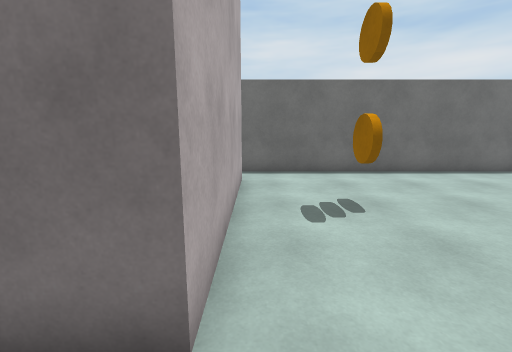
View 1 (above)

24 first-person views from a walk through a 3-D level made in the Unity game engine. The camera is 1.5 m above the floor, tilts 10° down and sees 90° across. The floor is counted in squares, 1 m on a side. Each view is taken from the middle of a square. On the plan, view 1 faces up. The plan holds only what a view shows up to about 13 squares ahead; the rest is blank. Some animated figures are left out. Surface patterns are stand-ins for the level's own textures.

View 2
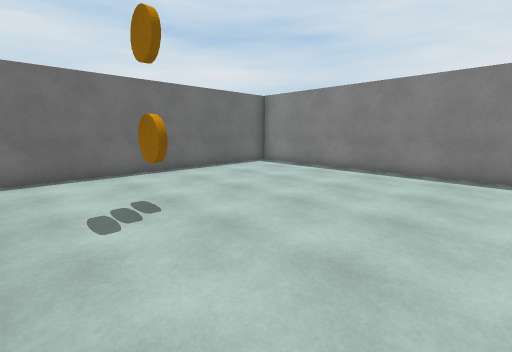

View 3
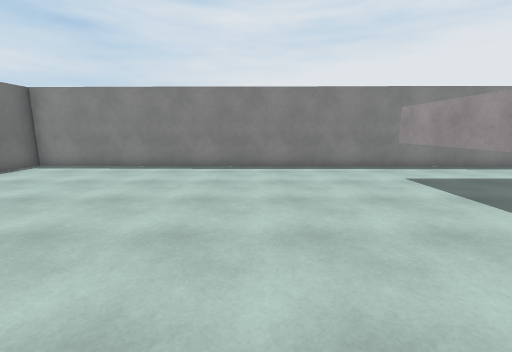

View 4
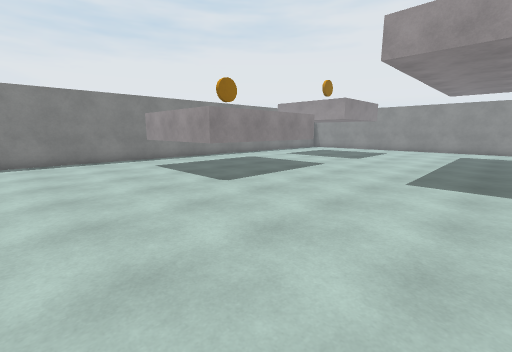

View 5
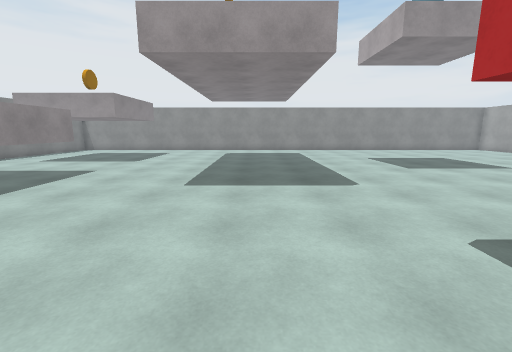

View 6
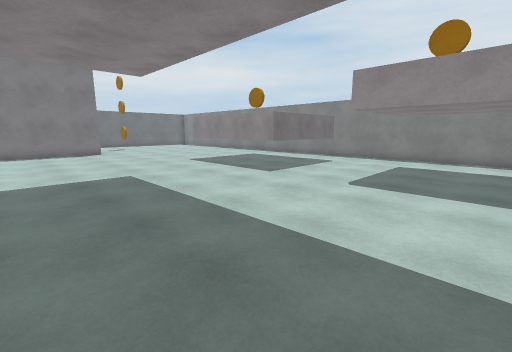

View 7
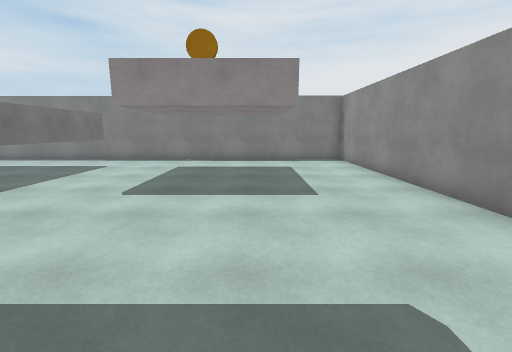

View 8
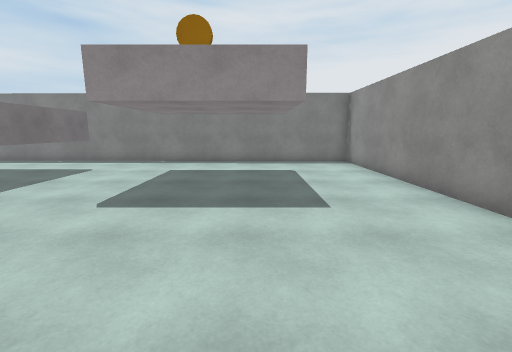

View 9
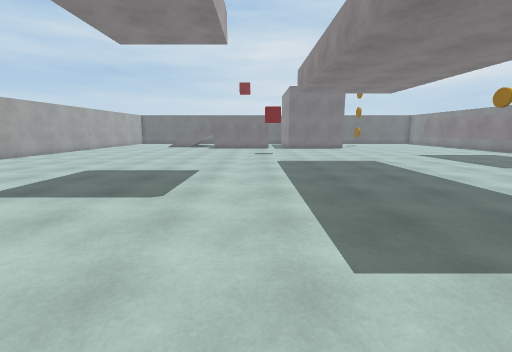

View 10
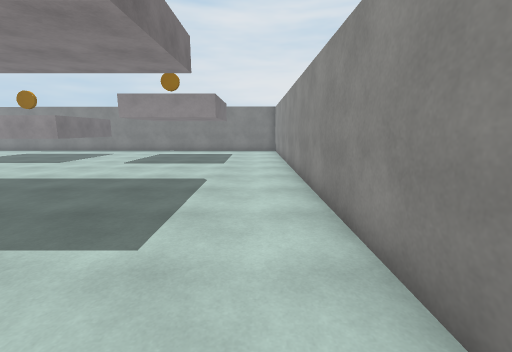

View 11
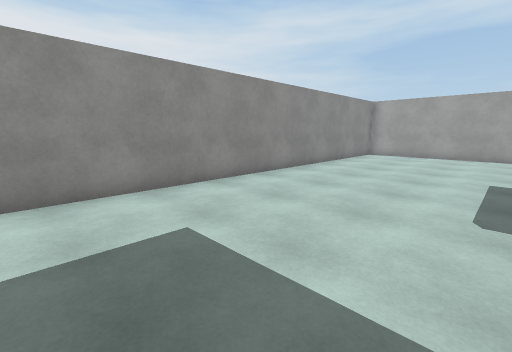

View 12
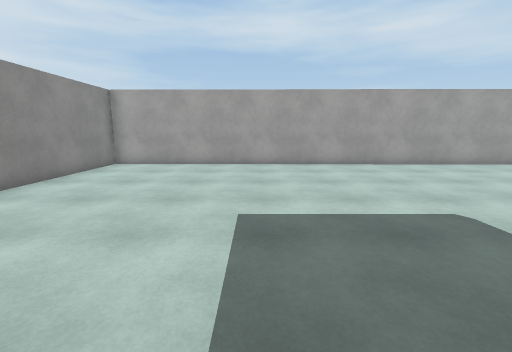

View 13
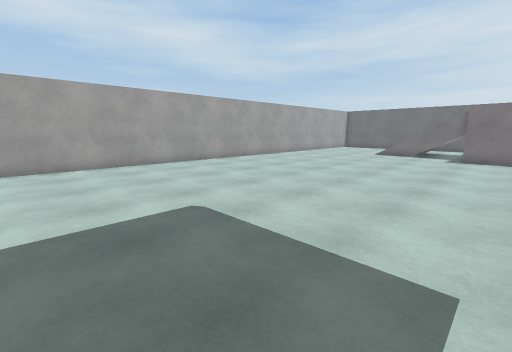

View 14
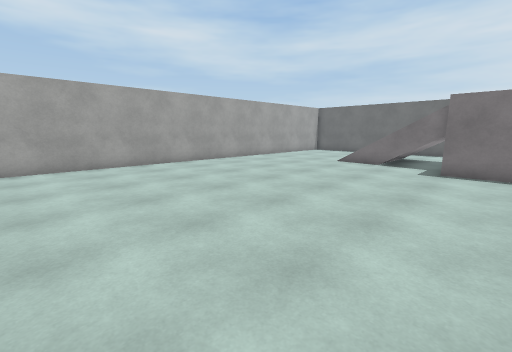

View 15
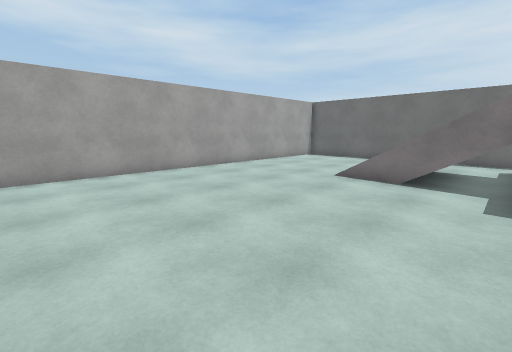

View 16
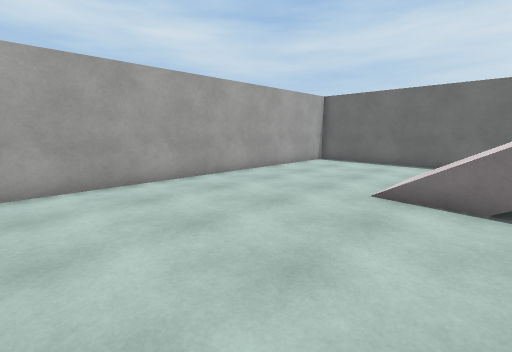

View 17
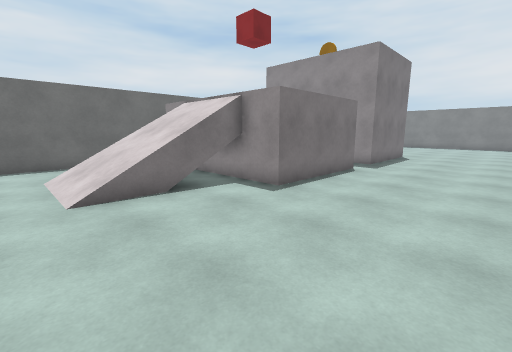

View 18
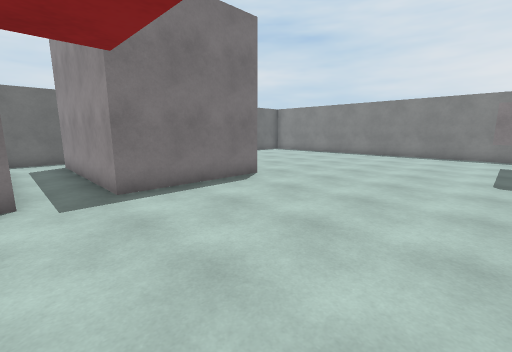

View 19
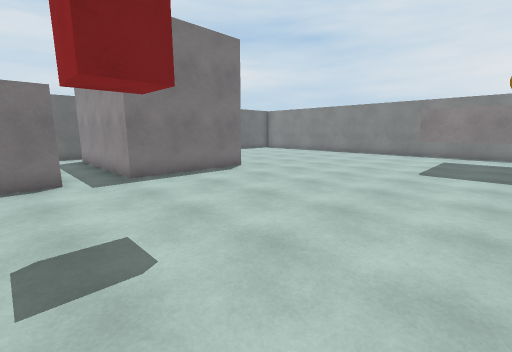

View 20
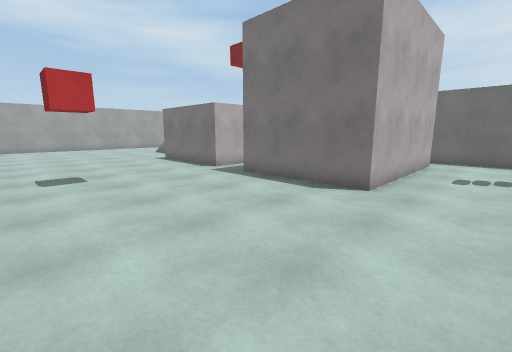

View 21
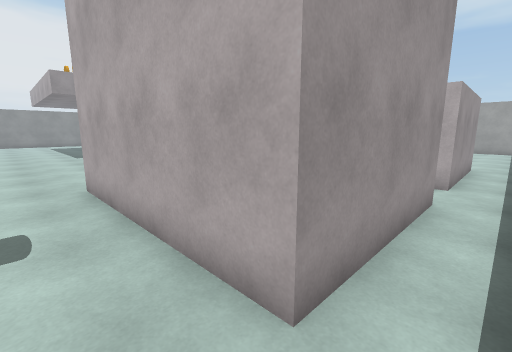

View 22
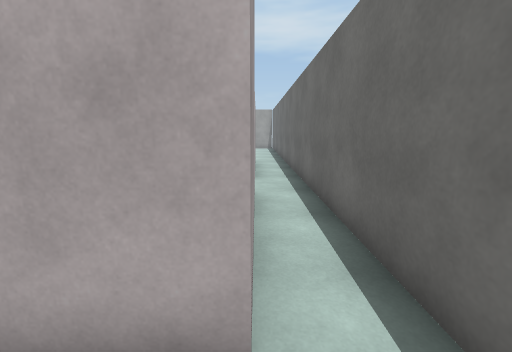

View 23
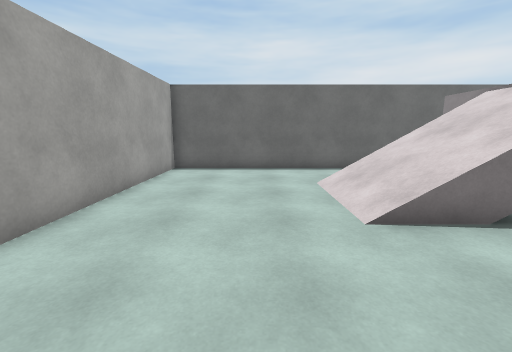

View 24
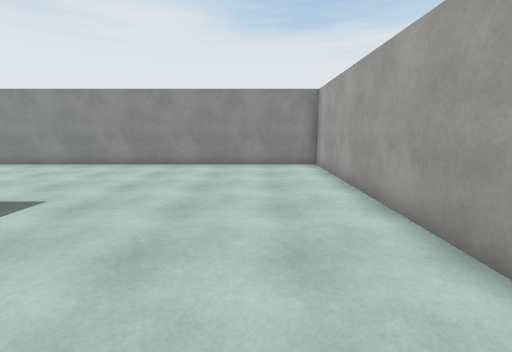

### Floor plan
Key: @ floor where view 1 was taken; # wall or solid block; . main floor; : floor 2.75 m higher than the main floor; / step, stairs or slope; v drop or lower ground; C coin; T thing the floor can be seen under or through.
Columns run from 22 left of view 1 to 10 right of it. Each row starts with its distance up from view 1.
 10  ################################
  9  #..............................#
  8  #.............#.#####..........#
  7  #........v    :.#   #..........#
  6 ##..../////    :.#   #..........#
  5 #...../////    :.#   #..C.......#
  4 #...../////    :.#   #..........#
  3 #...../////    :.#   #..........#
  2 #.........v    :.#####..........#
  1 #...............................#
  0 #.....................@.........#
 -1 #...............................#
 -2 #...............................#
 -3 #...............................#
 -4 #...............................#
 -5 #........................TTTTT..#
 -6 #........................T    ..#
 -7 #........................T    ..#
 -8 #........................T    ..#
 -9 #........................T    ..#
-10 #........................TTTTT..#
-11 #...............................#
-12 #...............................#
-13 #...............................#
-14 #...............................#
-15 #...............................#
-16 #...............................#
-17 #...............................#
-18 #...............................#
-19 #...............................#
-20 #...............................#
-21 #...............................#
-22 #################################

Positions as (right, up) in squares from view 1, and headings:
1: (0, 0), facing up
2: (0, 0), facing up-right
3: (-1, 0), facing right
4: (-4, 0), facing down-right
5: (-4, -1), facing down
6: (-5, -17), facing up-right
7: (-4, -17), facing right
8: (-3, -17), facing right
9: (-8, -21), facing up
10: (-10, -20), facing right
11: (-5, -15), facing down-left
12: (-10, -15), facing left
13: (-10, -14), facing up-left
14: (-10, -9), facing up-left
15: (-12, -5), facing up-left
16: (-14, -3), facing up-left
17: (-17, -3), facing up-right
18: (-7, -5), facing up-right
19: (-8, -7), facing up-right
20: (2, -5), facing up-left
21: (1, 9), facing down-left
22: (1, 8), facing left
23: (-18, -1), facing up
24: (-19, -10), facing down
